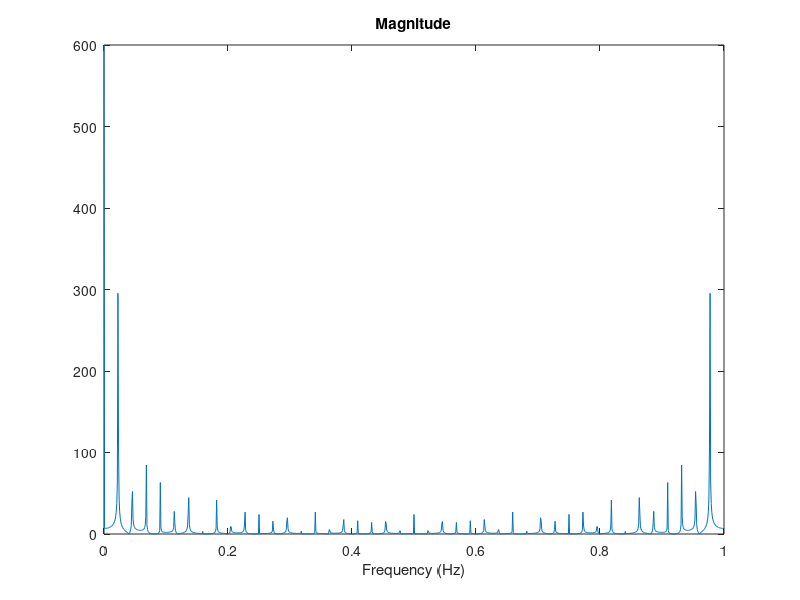

Here is the MATLAB script that generated this plot: (Note: this script raises an error after producing the figure.)
ConditionNum=4;
BlockDura=20;
EVDura=4;
InterBlockDura=20;
BlockNum=6;

TR=2;
InitOnset=8;
RestTime=4;
Time=InitOnset+(BlockDura+EVDura+InterBlockDura)*BlockNum*ConditionNum+RestTime;
TRNum=Time/TR;
DesignSeries_TR=zeros(ConditionNum,TRNum);
DesignSeries_Time=zeros(ConditionNum,Time);
BlockOnset=InitOnset+((1:BlockNum*ConditionNum)-1)*(BlockDura+EVDura+InterBlockDura);
BlockOnset=reshape(BlockOnset,ConditionNum,[]);
BlockOffset=BlockOnset+(BlockDura+EVDura);
BlockOffset=reshape(BlockOffset,ConditionNum,[]);

for i=1:BlockNum
    for j=1:ConditionNum
        onset=BlockOnset(j,i);
        offset=BlockOffset(j,i);
        DesignSeries_Time(j,onset:offset)=1;
        DesignSeries_TR(j,(onset/TR):(offset/TR))=1;
    end
end
plot(DesignSeries_Time')
line([Time Time],[-0.5 1.5],'LineStyle','--','Color','k')
set(gcf,'Position',[237.800000000000,225.800000000000,1188,420.000000000000])
set(gca,'YLim',[-0.5 1.5])
set(gca,'YTick',[0 1])
set(gca,'YTickLabel',{'stimulus offset','stimulus onset'})
set(gca,'XTick',0:60:Time)
legend({'Food','Money','Game','Neutral','End of Run'},'Location','best')
xlabel('Time (in seconds)')
%% FFT for design series (combined all condtions)
DesignSeries_All=sum(DesignSeries_Time);
Y=fft(DesignSeries_All);
f = (0:length(Y)-1)/length(Y);
plot(f,abs(Y))
title('Magnitude')
xlabel('Frequency (Hz)')

%% design efficiency analysis
scanLength=Time;
nconditions=ConditionNum+1;
blockduration=[20 20 20 20 4];
HPlength=128;
dononlin=0;
InitBias=InitOnset;
figure()
create_figure('design');
ons = cell(1, nconditions);
for i=1:ConditionNum
    ons{i}(:,1)=BlockOnset(i,:)';
    ons{i}(:,2)=repmat(blockduration(i),BlockNum,1);
end
ons{i+1}(:,1)=reshape(BlockOffset,[],1)-EVDura;
ons{i+1}(:,2)=repmat(EVDura,numel(BlockOffset),1);
contrasts=[1 0 0 -1 0 0;...
           0 1 0 -1 0 0;...
           0 0 1 -1 0 0;...
           1 -1 0 0 0 0;...
           1 0 -1 0 0 0;...
           0 1 -1 0 0 0];
HRFname='hrf';       
[X, e] = block_simulate(scanLength, TR, nconditions,ons, HPlength, dononlin,contrasts,HRFname);
fprintf('Efficiency = %.4f\n',e)
axis tight
drawnow, snapnow
%% design matrix
figure()
imagesc(X)
colormap gray
colorbar
title('Design Matrix')
set(gca,'XTickLabel',{'Food','Money','Game','Neutral','EV','Intercept'})
xlabel('Regressors in GLM')
ylabel('Time in scans')
%% orthogonality 
orth=corr(X);
imagesc(orth)
clr=gray;clr=sort(clr,'descend');
colormap(clr)
colorbar
set(gca,'XTickLabel',{'Food','Money','Game','Neutral','EV','Intercept'})
set(gca,'YTickLabel',{'Food','Money','Game','Neutral','EV','Intercept'})


%% FFT for HRF
figure()
X = onsets2fmridesign(ons, TR, scanLength, 'hrf', 'nononlin');
DesignSeries_All=sum(X(:,1:5),2);
Y=fft(DesignSeries_All);
f = (0:length(Y)-1)/2/length(Y);
plot(f,abs(Y))
title('Magnitude')
xlabel('Frequency (Hz)')
%% view contrast
figure()
imagesc(contrasts)
set(gca,'YTickLabel',{'Food','Money','Game','Neutral','EV','Intercept'})
set(gca,'XTickLabel',{'Food','Money','Game','Neutral','EV','Intercept'})
colormap gray
colorbar
% figure()
% create_figure('design');
% contrasts=[1 0 0 0 0 0 0 0 0 -1 0 0 0 0 0 0;...
%            0 0 0 1 0 0 0 0 0 -1 0 0 0 0 0 0;...
%            0 0 0 0 0 0 1 0 0 -1 0 0 0 0 0 0;...
%            1 0 0 -1 0 0 0 0 0 0 0 0 0 0 0 0;...
%            1 0 0 0 0 0 -1 0 0 0 0 0 0 0 0 0;...
%            0 0 0 1 0 0 -1 0 0 0 0 0 0 0 0 0];
% HRFname='hrf (with time and dispersion derivatives)';       
% [X, e] = block_simulate(scanLength, TR, nconditions,ons, HPlength, dononlin,contrasts,HRFname);